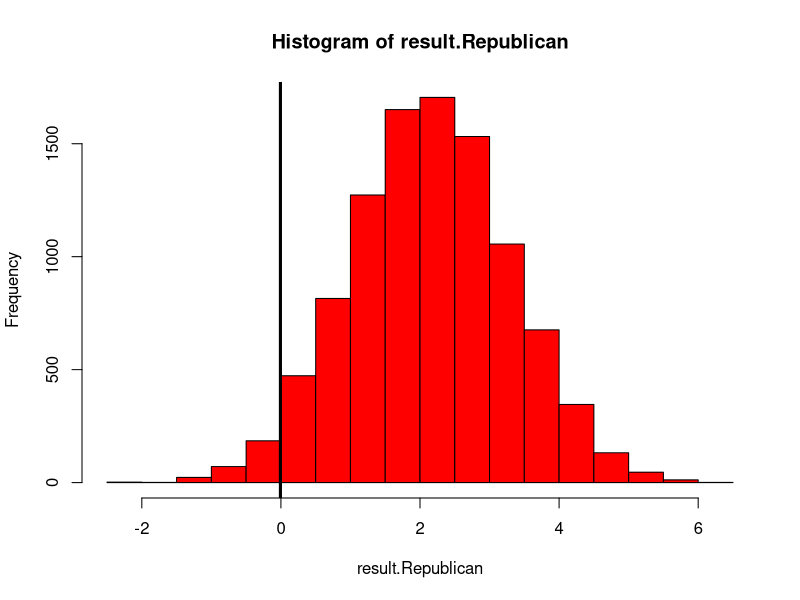

R code for this plot: (Note: this script raises an error after producing the figure.)
#This is where our main code for our project will go!
DJI <- read.csv("DJI.csv"); head(DJI)

#Create 'Regime' Categories (Regan, Bush, etc.)
DJI["Regime"] <- "None" #Set blank column

#Set the dates for each regime
#Each 'term' is denoted from inaugaration day 
#to the day before the next regime's inaugaration day
dates <- sapply(DJI["Date"], function(x) as.Date(x)) #Convert CSV date character objects 
#to date objects
DJI[dates < as.Date("1989-01-20"), "Regime"] <- "RR"
DJI[dates >= as.Date("1989-01-20") & dates < as.Date("1993-01-20"), "Regime"] <- "GHWB"
DJI[dates >= as.Date("1993-01-20") & dates < as.Date("2001-01-20"), "Regime"] <- "BC"
DJI[dates >= as.Date("2001-01-20") & dates < as.Date("2009-01-20"), "Regime"] <- "GWB"
DJI[dates >= as.Date("2009-01-20") & dates < as.Date("2017-01-20"), "Regime"] <- "BO"
DJI[dates >= as.Date("2017-01-20"), "Regime"] <- "DJT"

#Create a binary category for the political party in control of the White House 
#(Republican = 1, Democrat = 0)
Republican <- (DJI$Regime == "RR") | (DJI$Regime == "GHWB") | (DJI$Regime == "GWB") | (DJI$Regime == "DJT")
DJI <- data.frame(DJI, Republican); head(DJI); sum(Republican); mean(Republican)

#Set up indices for permutation test by party and president 
index.Republican <- DJI$Republican ; sum(index.Republican) # 4822, matches
index.RR <- (DJI$Regime == "RR") ; sum(index.RR) # 1005
index.GHWB <- (DJI$Regime == "GHWB") ; sum(index.GHWB) # 1011
index.BC <- (DJI$Regime == "BC") ; sum(index.BC) # 2021
index.GWB <- (DJI$Regime == "GWB") ; sum(index.GWB) # 2009
index.BO <- (DJI$Regime == "BO") ; sum(index.BO) # 2015
index.DJT <- (DJI$Regime == "DJT") ; sum(index.DJT) # 797
dim(DJI) ; sum(c(index.RR, index.GHWB, index.BC, index.GWB, index.BO, index.DJT)) # 8858, matches

# Create vector for difference between daily Open values
Open <- DJI$Open
N <- length(Open) ; diffs <- numeric(N - 1)
for (i in 1:N - 1) {
  diffs[i] <- Open[i + 1] - Open[i]
}
head(diffs) ; length(diffs) ; mean(diffs) ; var(diffs) ; sum(diffs) # whopping 13760.49 for variance

diffs.Republican <- diffs[index.Republican[-1]]
mu.RepDiffs <- mean(diffs.Republican) # -.006959248
diffs.Democrat <- diffs[!(index.Republican[-1])]
mu.DemDiffs <- mean(diffs.Democrat)
mean(diffs.Democrat) # 4.709857
# The means seem different, but given the large variance, this is doubtful.


#Permutation Test
N <- 10^4; result.Republican <- numeric(N); result.Democrat <- numeric(N)
for (i in 1:N) {
  smpl <- sample(index.Republican[-1], replace = FALSE)
  smpl.Republican <- diffs[smpl]
  smpl.Democrat <- diffs[!smpl]
  result.Republican[i] <- mean(smpl.Republican)
  result.Democrat[i] <- mean(smpl.Democrat)
}

#Republican Result
hist(result.Republican, col = "red")
abline(v = mu.RepDiffs, col = "black", lwd = 3)
mean(result >= mu.RepDiffs) #97% chance of seeing this statistic thus it is not statistically significant.

#Democrat Result
hist(result.Democrat, col = "blue")
abline(v = mu.DemDiffs, col = "black", lwd = 3)
mean(result.Democrat >= mu.DemDiffs) #2% chance. Whoa, the mean is statistically significant....

